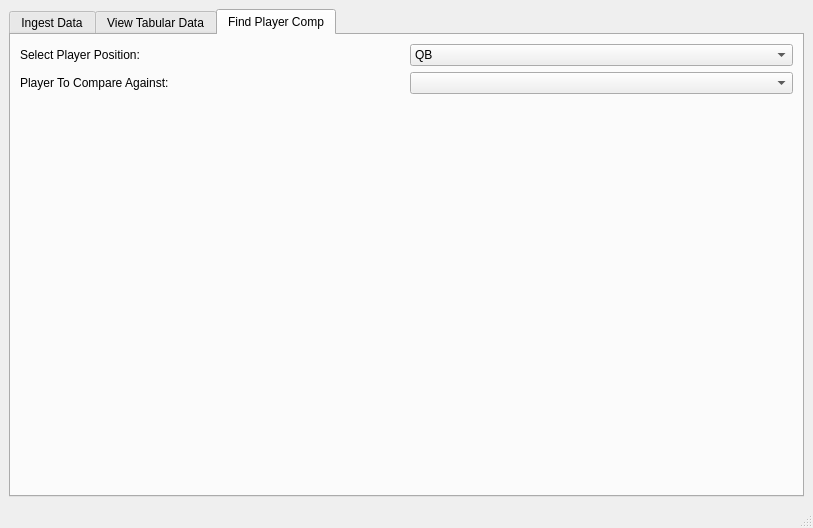
<?xml version="1.0" encoding="UTF-8"?>
<ui version="4.0">
 <class>MainWindow</class>
 <widget class="QMainWindow" name="MainWindow">
  <property name="geometry">
   <rect>
    <x>0</x>
    <y>0</y>
    <width>813</width>
    <height>528</height>
   </rect>
  </property>
  <property name="windowTitle">
   <string>John's Big FF Project</string>
  </property>
  <widget class="QWidget" name="centralwidget">
   <layout class="QHBoxLayout" name="horizontalLayout">
    <item>
     <widget class="QTabWidget" name="mainTabWidget">
      <property name="currentIndex">
       <number>2</number>
      </property>
      <widget class="QWidget" name="ingestTab">
       <attribute name="title">
        <string>Ingest Data</string>
       </attribute>
       <layout class="QVBoxLayout" name="verticalLayout_2">
        <item>
         <layout class="QHBoxLayout" name="ingestLayout1">
          <item>
           <widget class="QLabel" name="ingestLbl">
            <property name="text">
             <string>Ingest</string>
            </property>
           </widget>
          </item>
          <item>
           <widget class="QComboBox" name="statsTypeDB">
            <item>
             <property name="text">
              <string>rushing stats</string>
             </property>
            </item>
            <item>
             <property name="text">
              <string>passing stats</string>
             </property>
            </item>
            <item>
             <property name="text">
              <string>receiving stats</string>
             </property>
            </item>
           </widget>
          </item>
          <item>
           <widget class="QLabel" name="ingestForTheYearLbl">
            <property name="text">
             <string>for the year</string>
            </property>
           </widget>
          </item>
          <item>
           <widget class="QLineEdit" name="yearEdit"/>
          </item>
          <item>
           <widget class="QLabel" name="ingestUsingLbl">
            <property name="text">
             <string>using</string>
            </property>
           </widget>
          </item>
          <item>
           <widget class="QLineEdit" name="fileNameEdit"/>
          </item>
          <item>
           <widget class="QPushButton" name="fileBrowserBtn">
            <property name="text">
             <string>File Browser</string>
            </property>
           </widget>
          </item>
         </layout>
        </item>
        <item>
         <widget class="QPushButton" name="ingestBtn">
          <property name="text">
           <string>Send to DB</string>
          </property>
         </widget>
        </item>
        <item>
         <widget class="QPlainTextEdit" name="ingestConsole"/>
        </item>
       </layout>
      </widget>
      <widget class="QWidget" name="viewDataTab">
       <attribute name="title">
        <string>View Tabular Data</string>
       </attribute>
       <layout class="QVBoxLayout" name="verticalLayout_3">
        <item>
         <layout class="QHBoxLayout" name="viewDataLayout">
          <item>
           <widget class="QComboBox" name="statsCB">
            <item>
             <property name="text">
              <string>Rushing Stats</string>
             </property>
            </item>
            <item>
             <property name="text">
              <string>Passing Stats</string>
             </property>
            </item>
            <item>
             <property name="text">
              <string>Receiving Stats</string>
             </property>
            </item>
           </widget>
          </item>
          <item>
           <widget class="QComboBox" name="yearCB">
            <item>
             <property name="text">
              <string>All Years</string>
             </property>
            </item>
           </widget>
          </item>
          <item>
           <widget class="QPushButton" name="refreshBtn">
            <property name="text">
             <string>Refresh</string>
            </property>
           </widget>
          </item>
         </layout>
        </item>
        <item>
         <widget class="QTableWidget" name="viewDataTbl"/>
        </item>
       </layout>
      </widget>
      <widget class="QWidget" name="playerCompTab">
       <attribute name="title">
        <string>Find Player Comp</string>
       </attribute>
       <layout class="QVBoxLayout" name="verticalLayout_6">
        <item>
         <layout class="QHBoxLayout" name="horizontalLayout_6">
          <item>
           <widget class="QLabel" name="playerCompPositionLbl">
            <property name="text">
             <string>Select Player Position:</string>
            </property>
           </widget>
          </item>
          <item>
           <widget class="QComboBox" name="playerCompPositionCb">
            <item>
             <property name="text">
              <string>QB</string>
             </property>
            </item>
            <item>
             <property name="text">
              <string>RB</string>
             </property>
            </item>
            <item>
             <property name="text">
              <string>WR</string>
             </property>
            </item>
            <item>
             <property name="text">
              <string>TE</string>
             </property>
            </item>
           </widget>
          </item>
         </layout>
        </item>
        <item>
         <layout class="QHBoxLayout" name="horizontalLayout_4">
          <item>
           <widget class="QLabel" name="playerCompPlayerSelectLbl">
            <property name="text">
             <string>Player To Compare Against:</string>
            </property>
           </widget>
          </item>
          <item>
           <widget class="QComboBox" name="playerCompPlayerSelectCb"/>
          </item>
         </layout>
        </item>
        <item>
         <layout class="QHBoxLayout" name="horizontalLayout_5">
          <item>
           <layout class="QVBoxLayout" name="verticalLayout_7">
            <item>
             <spacer name="verticalSpacer">
              <property name="orientation">
               <enum>Qt::Vertical</enum>
              </property>
              <property name="sizeHint" stdset="0">
               <size>
                <width>20</width>
                <height>40</height>
               </size>
              </property>
             </spacer>
            </item>
           </layout>
          </item>
          <item>
           <layout class="QVBoxLayout" name="verticalLayout_9">
            <item>
             <spacer name="verticalSpacer_2">
              <property name="orientation">
               <enum>Qt::Vertical</enum>
              </property>
              <property name="sizeHint" stdset="0">
               <size>
                <width>20</width>
                <height>40</height>
               </size>
              </property>
             </spacer>
            </item>
           </layout>
          </item>
         </layout>
        </item>
       </layout>
      </widget>
     </widget>
    </item>
   </layout>
  </widget>
  <widget class="QMenuBar" name="menubar">
   <property name="geometry">
    <rect>
     <x>0</x>
     <y>0</y>
     <width>813</width>
     <height>21</height>
    </rect>
   </property>
  </widget>
  <widget class="QStatusBar" name="statusbar"/>
 </widget>
 <resources/>
 <connections/>
</ui>
